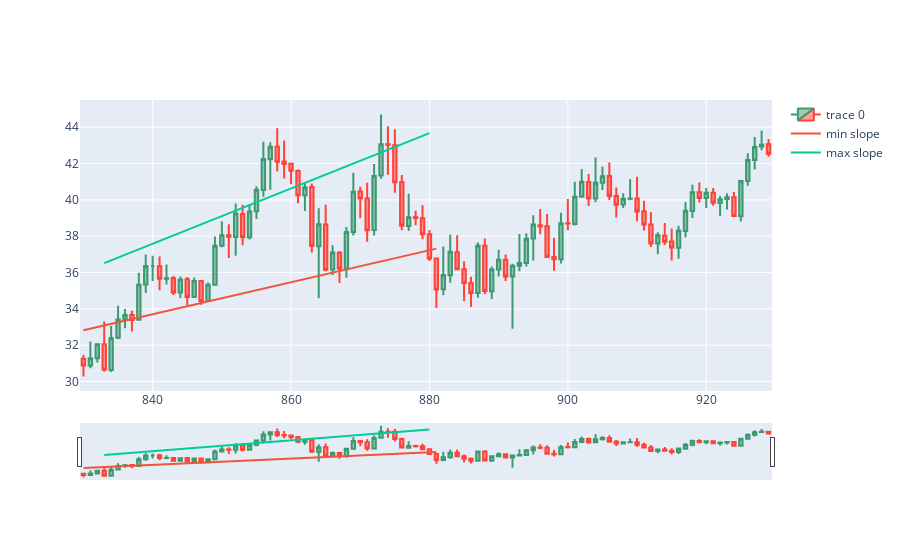

Here is the notebook cell this chart was saved with:
### Code cell
import numpy as np
from matplotlib import pyplot
backcandles= 50
wind = 5

candleid = 880

maxim = np.array([])
minim = np.array([])
xxmin = np.array([])
xxmax = np.array([])
for i in range(candleid-backcandles, candleid+1, wind):
    minim = np.append(minim, df.Low.iloc[i:i+wind].min())
    xxmin = np.append(xxmin, df.Low.iloc[i:i+wind].idxmin())
for i in range(candleid-backcandles, candleid+1, wind):
    maxim = np.append(maxim, df.High.loc[i:i+wind].max())
    xxmax = np.append(xxmax, df.High.iloc[i:i+wind].idxmax())
slmin, intercmin = np.polyfit(xxmin, minim,1)
slmax, intercmax = np.polyfit(xxmax, maxim,1)

dfpl = df[candleid-backcandles:candleid+backcandles]
fig = go.Figure(data=[go.Candlestick(x=dfpl.index,
                open=dfpl['Open'],
                high=dfpl['High'],
                low=dfpl['Low'],
                close=dfpl['Close'])])
fig.add_trace(go.Scatter(x=xxmin, y=slmin*xxmin + intercmin, mode='lines', name='min slope'))
fig.add_trace(go.Scatter(x=xxmax, y=slmax*xxmax + intercmax, mode='lines', name='max slope'))
